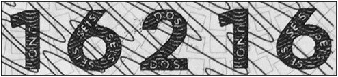
#> input picture numbers.png, 338 x 77 px
$ jupyter execute example.ipynb
#> lines starting #> are read from the running program, lines starting #| are printed output that depends on the picture; after the words box and inside, x2 and y2 are one past the last pixel; in counts of white or black regions, pixels touching at a corner belong together
[cell 1]
#lest use these methods with example

Import the corresponding dependencies: NumPy, OpenCV, and Matplotlib:

[cell 2]
import numpy as np #Numpy
import cv2
#OpenCV
from matplotlib import pyplot as plt #Matplotlib
count = 0

we are going to process in grayscale using OpenCV and show using Matplotlib:

[cell 3]
img = cv2.imread('numbers.png',0)
#> img is the input picture: shape (77, 338); min 2, max 255, mean 152.5
plt.imshow(img,cmap='gray')
plt.xticks([]),plt.yticks([])
plt.show()

If you want to recognize those digits using machine learning or any other
algorithm, you need to simplify the visualization of them. Using thresholding
seems to be the first logical step to proceed with this exercise. We have learned
some thresholding methods, but the most commonly used one is Otsu's
binarization, as it automatically calculates the threshold value without the user
providing the details manually.

[cell 4]
#Apply Otsu's binarization to the grayscale image and show it using Matplotlib:
_,th1=cv2.threshold(img,0,255,cv2.THRESH_BINARY+cv2.THRESH_OTSU )
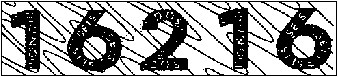
#> th1: shape (77, 338); 59.9% white; 5 black regions (4 under 20 px), largest, box (x1, y1, x2, y2) and area: (1, 1, 337, 76) 10431
th1 = (255-th1)
# This step changes the black with white and vice versa in order to have white figures
plt.imshow(th1,cmap='gray')
plt.xticks([]),plt.yticks([])
plt.show()

In order to get rid of the lines in the background, we need to do some
morphological transformations. First, start by applying the closing method:

[cell 5]
open1 = cv2.morphologyEx(th1, cv2.MORPH_OPEN, np.ones((4, 4),np.uint8))
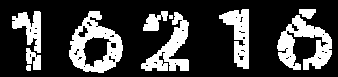
#> open1: shape (77, 338); 24.9% white; 10 white regions (1 under 20 px), largest, box (x1, y1, x2, y2) and area: (69, 11, 123, 73) 1603, (277, 15, 332, 70) 1511, (141, 12, 189, 71) 1139
plt.imshow(open1,cmap='gray')
plt.xticks([]),plt.yticks([])
plt.show()

The lines in the background have been removed completely. Now a number
prediction will be much easier.

In order to fill the holes that are visible in these digits, we need to apply the
opening method. Apply the opening method to the preceding image:

[cell 6]
close1 = cv2.morphologyEx(open1, cv2.MORPH_CLOSE, np.ones((8, 8),
np.uint8))
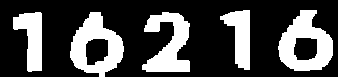
#> close1: shape (77, 338); 28.7% white; 5 white regions, box (x1, y1, x2, y2) and area: (278, 10, 333, 71) 1900, (70, 12, 124, 77) 1843, (142, 12, 190, 72) 1652, (13, 12, 42, 72) 1066, (220, 10, 250, 70) 1016
plt.imshow(close1,cmap='gray')
plt.xticks([]),plt.yticks([])
plt.show()

There are still leftovers and imperfections around the digits. In order to remove
these, a closing method with a bigger kernel would be the best choice. Now apply
the corresponding method:

[cell 7]
open2 = cv2.morphologyEx(close1, cv2.MORPH_OPEN,np.ones((7,12),np.uint8))
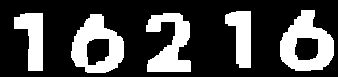
#> open2: shape (77, 338); 27.9% white; 5 white regions, box (x1, y1, x2, y2) and area: (280, 10, 334, 71) 1881, (71, 14, 124, 73) 1768, (146, 13, 191, 72) 1584, (14, 13, 43, 71) 1052, (225, 11, 251, 68) 980
plt.imshow(open2,cmap='gray')
plt.xticks([]),plt.yticks([])
plt.show()
